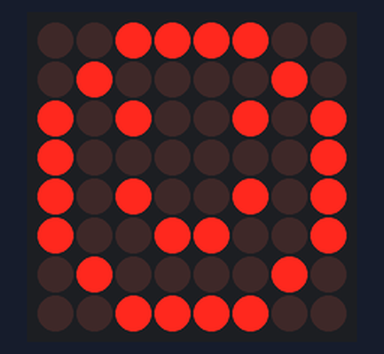
This program was run on a simulated MicroPython board. Shown: 8×8 LED matrix. Library files of the repository ran but are not shown: max7219.py.

Above: at 0.1 s.
At 1.15 s:
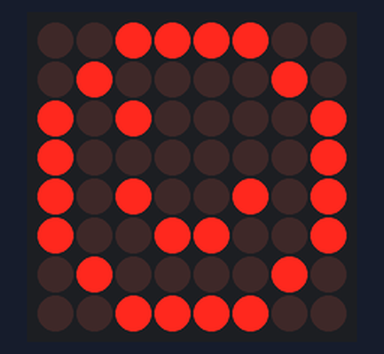

The program:

wink.py
```python
from machine import Pin, SPI
import max7219
import time

# SPI setup
spi = SPI(0, baudrate=10000000, polarity=0, phase=0,
          sck=Pin(2), mosi=Pin(3))
cs = Pin(5, Pin.OUT)

# Create display (1 matrix)
display = max7219.Matrix8x8(spi, cs, 1)
display.brightness(5)
display.fill(0)

# Smiley face frames
smile_open = [
    0b00111100,
    0b01000010,
    0b10100101,
    0b10000001,
    0b10100101,
    0b10011001,
    0b01000010,
    0b00111100
]

smile_wink = [
    0b00111100,
    0b01000010,
    0b10100001,
    0b10000001,
    0b10100101,
    0b10011001,
    0b01000010,
    0b00111100
]

def draw(frame):
    display.fill(0)
    for y in range(8):
        for x in range(8):
            if frame[y] & (1 << (7 - x)):
                display.pixel(x, y, 1)
    display.show()

# Animation loop
while True:
    draw(smile_open)
    time.sleep(1)

    draw(smile_wink)
    time.sleep(0.3)

    draw(smile_open)
    time.sleep(1)
```
